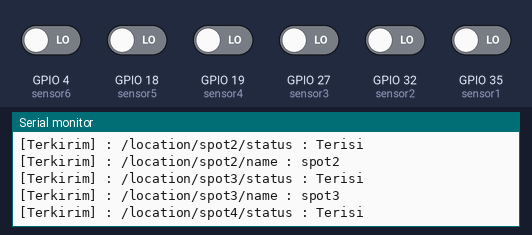
Simulated run of this sketch. Board: ESP32. Parts: the last lines printed to the serial monitor. Inputs (shaded band) come from the test bench; at power-on: GPIO 4 (sensor6), GPIO 18 (sensor5), GPIO 19 (sensor4), GPIO 27 (sensor3), GPIO 32 (sensor2), GPIO 35 (sensor1) LOW. WiFi joins after 1.5 s; servers stay silent unless stated.

Above: at 2.7 s.
2.8 s: GPIO 4 (sensor6) driven HIGH
At 3.29 s:
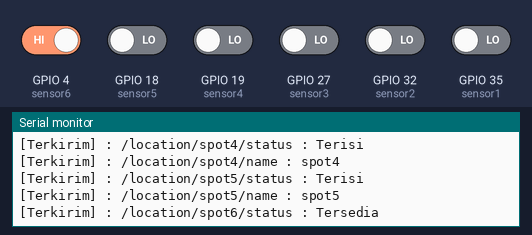
6.4 s: GPIO 18 (sensor5) driven HIGH
At 8.4 s:
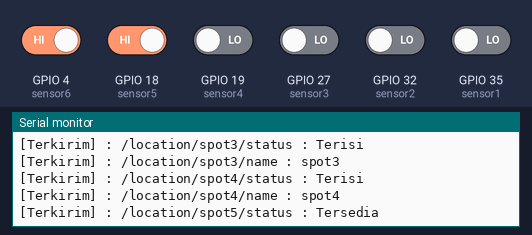
8.8 s: GPIO 19 (sensor4) driven HIGH
At 9.9 s:
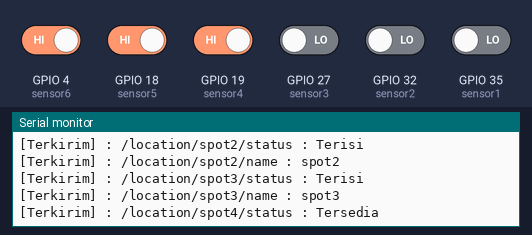
11.2 s: GPIO 27 (sensor3) driven HIGH
At 13.2 s:
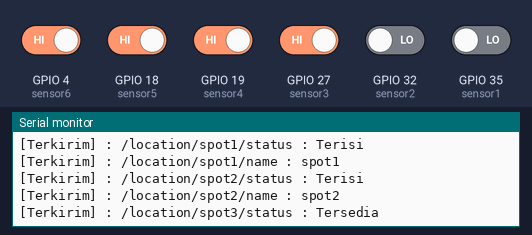
13.6 s: GPIO 32 (sensor2) driven HIGH
At 14.71 s:
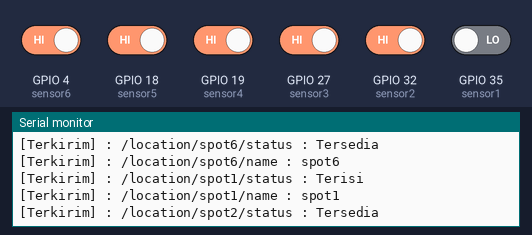
16.0 s: GPIO 35 (sensor1) driven HIGH
At 18.01 s:
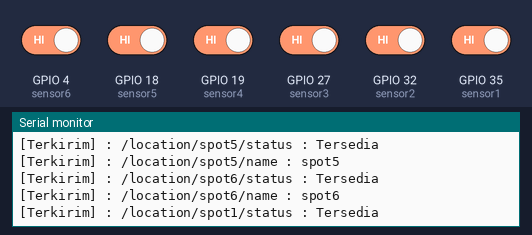
Timing chart, 0 to 19.4 s (numbered marks = the images above; inputs shaded):
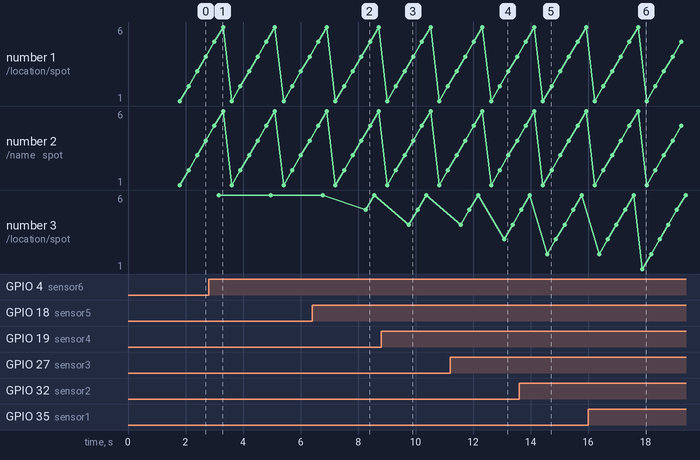

Measured:
- after the input at 2.8 s, the serial monitor: prints a new line after 0.36 s (image 1)
- after the input at 6.4 s, the serial monitor: prints a new line after 1.9 s (image 2)
- after the input at 8.8 s, the serial monitor: prints a new line after 0.97 s (image 3)
- after the input at 11.2 s, the serial monitor: prints a new line after 1.9 s (image 4)
- after the input at 13.6 s, the serial monitor: prints a new line after 0.98 s (image 5)
- after the input at 16.0 s, the serial monitor: prints a new line after 1.9 s (image 6)

The sketch:

ESP32Parkir.ino
```cpp
#define sensor1 35
#define sensor2 32
#define sensor3 27
#define sensor4 19
#define sensor5 18
#define sensor6 4

/* Firebase Credential*/
#include "FirebaseESP32.h"
#define FIREBASE_HOST "fiil with your Firebase Host" //Do not include https:// in FIREBASE_HOST
#define FIREBASE_AUTH "fill with your Firebase Auth"
FirebaseData firebaseData;

/* Wifi Initial Configurator*/
#include <WiFi.h>
#define WIFI_SSID "JaringanPentest"
#define WIFI_PASSWORD "123pastibisa"

/* Firebase Address */
String lokasiPath = "/location";
String spotPath = "/spot";
/* Value Status */
String valueSpot[] = {"Tersedia", "Terisi"};

/* Time Area */
unsigned long tm = 0;

void setup() {
  pinMode(sensor1, INPUT);
  pinMode(sensor2, INPUT);
  pinMode(sensor3, INPUT);
  pinMode(sensor4, INPUT);
  pinMode(sensor5, INPUT);
  pinMode(sensor6, INPUT);

  Serial.begin(115200);

  WiFi.begin(WIFI_SSID, WIFI_PASSWORD);
  Serial.print("Connecting to Wi-Fi");
  while (WiFi.status() != WL_CONNECTED) {
    Serial.print(".");
    delay(300);
  }

  Serial.println();
  Serial.print("Connected with IP: ");
  Serial.println(WiFi.localIP());
  Serial.println();

  Firebase.begin(FIREBASE_HOST, FIREBASE_AUTH);
  Firebase.reconnectWiFi(true);
}

void loop() {
  if (millis() > tm + 200) {
    //    RunSensor(spotInt);
    tm = millis();

    if (digitalRead(sensor1))
      RunSensor("Tersedia", 1);
    else
      RunSensor("Terisi", 1);

    if (digitalRead(sensor2))
      RunSensor("Tersedia", 2);
    else
      RunSensor("Terisi", 2);

    if (digitalRead(sensor3))
      RunSensor("Tersedia", 3);
    else
      RunSensor("Terisi", 3);

    if (digitalRead(sensor4))
      RunSensor("Tersedia", 4);
    else
      RunSensor("Terisi", 4);

    if (digitalRead(sensor5))
      RunSensor("Tersedia", 5);
    else
      RunSensor("Terisi", 5);

    if (digitalRead(sensor6))
      RunSensor("Tersedia", 6);
    else
      RunSensor("Terisi", 6);
  }
}

void RunSensor(String value, int name) {
  String pathSpot = lokasiPath;
  pathSpot       += spotPath;
  pathSpot       += String(name);

  String statusPath = pathSpot + "/status";
  boolean seenStatusValue = Firebase.setString(firebaseData
                            , statusPath
                            , value);
  if (seenStatusValue)
    Serial.println("[Terkirim] : " + statusPath + " : " + value);

  String namePath = pathSpot + "/name";
  String nameValue = "spot" + String(name);
  boolean seenNameValue = Firebase.setString(firebaseData
                          , namePath
                          , nameValue);
  if (seenNameValue)
    Serial.println("[Terkirim] : " + namePath + " : " + nameValue);
}
```
